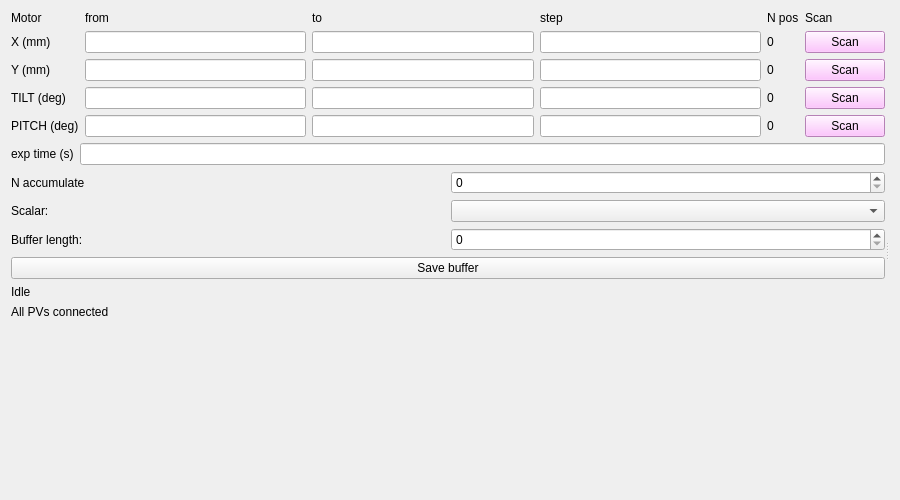
<?xml version="1.0" encoding="UTF-8"?>
<ui version="4.0">
 <class>scalarScanWindow</class>
 <widget class="QWidget" name="scalarScanWindow">
  <property name="geometry">
   <rect><x>0</x><y>0</y><width>900</width><height>500</height></rect>
  </property>
  <property name="windowTitle"><string>Scalar Scan</string></property>
  <layout class="QVBoxLayout" name="scalarscan_outer">
   <item>
    <widget class="QSplitter" name="scalarscan_splitter">
     <property name="orientation"><enum>Qt::Horizontal</enum></property>
     <widget class="QWidget" name="scalarscan_left">
      <layout class="QVBoxLayout" name="scalarscan_left_layout">
       <item>
        <layout class="QGridLayout" name="scalarscan_grid">
         <item row="0" column="0"><widget class="QLabel" name="scalarscan_hdr_0"><property name="text"><string>Motor</string></property></widget></item>
         <item row="0" column="1"><widget class="QLabel" name="scalarscan_hdr_1"><property name="text"><string>from</string></property></widget></item>
         <item row="0" column="2"><widget class="QLabel" name="scalarscan_hdr_2"><property name="text"><string>to</string></property></widget></item>
         <item row="0" column="3"><widget class="QLabel" name="scalarscan_hdr_3"><property name="text"><string>step</string></property></widget></item>
         <item row="0" column="4"><widget class="QLabel" name="scalarscan_hdr_4"><property name="text"><string>N pos</string></property></widget></item>
         <item row="0" column="5"><widget class="QLabel" name="scalarscan_hdr_5"><property name="text"><string>Scan</string></property></widget></item>

         <item row="1" column="0"><widget class="QLabel" name="scalarscan_lbl_axis_X"><property name="text"><string>X (mm)</string></property></widget></item>
         <item row="1" column="1"><widget class="QLineEdit" name="scalarscan_edit_from_X"/></item>
         <item row="1" column="2"><widget class="QLineEdit" name="scalarscan_edit_to_X"/></item>
         <item row="1" column="3"><widget class="QLineEdit" name="scalarscan_edit_step_X"/></item>
         <item row="1" column="4"><widget class="QLabel" name="scalarscan_lbl_npos_X"><property name="text"><string>0</string></property></widget></item>
         <item row="1" column="5"><widget class="QPushButton" name="scalarscan_btn_scan_X"><property name="styleSheet"><string notr="true">background-color: rgb(255, 180, 255);</string></property><property name="text"><string>Scan</string></property></widget></item>

         <item row="2" column="0"><widget class="QLabel" name="scalarscan_lbl_axis_Y"><property name="text"><string>Y (mm)</string></property></widget></item>
         <item row="2" column="1"><widget class="QLineEdit" name="scalarscan_edit_from_Y"/></item>
         <item row="2" column="2"><widget class="QLineEdit" name="scalarscan_edit_to_Y"/></item>
         <item row="2" column="3"><widget class="QLineEdit" name="scalarscan_edit_step_Y"/></item>
         <item row="2" column="4"><widget class="QLabel" name="scalarscan_lbl_npos_Y"><property name="text"><string>0</string></property></widget></item>
         <item row="2" column="5"><widget class="QPushButton" name="scalarscan_btn_scan_Y"><property name="styleSheet"><string notr="true">background-color: rgb(255, 180, 255);</string></property><property name="text"><string>Scan</string></property></widget></item>

         <item row="3" column="0"><widget class="QLabel" name="scalarscan_lbl_axis_TILT"><property name="text"><string>TILT (deg)</string></property></widget></item>
         <item row="3" column="1"><widget class="QLineEdit" name="scalarscan_edit_from_TILT"/></item>
         <item row="3" column="2"><widget class="QLineEdit" name="scalarscan_edit_to_TILT"/></item>
         <item row="3" column="3"><widget class="QLineEdit" name="scalarscan_edit_step_TILT"/></item>
         <item row="3" column="4"><widget class="QLabel" name="scalarscan_lbl_npos_TILT"><property name="text"><string>0</string></property></widget></item>
         <item row="3" column="5"><widget class="QPushButton" name="scalarscan_btn_scan_TILT"><property name="styleSheet"><string notr="true">background-color: rgb(255, 180, 255);</string></property><property name="text"><string>Scan</string></property></widget></item>

         <item row="4" column="0"><widget class="QLabel" name="scalarscan_lbl_axis_PITCH"><property name="text"><string>PITCH (deg)</string></property></widget></item>
         <item row="4" column="1"><widget class="QLineEdit" name="scalarscan_edit_from_PITCH"/></item>
         <item row="4" column="2"><widget class="QLineEdit" name="scalarscan_edit_to_PITCH"/></item>
         <item row="4" column="3"><widget class="QLineEdit" name="scalarscan_edit_step_PITCH"/></item>
         <item row="4" column="4"><widget class="QLabel" name="scalarscan_lbl_npos_PITCH"><property name="text"><string>0</string></property></widget></item>
         <item row="4" column="5"><widget class="QPushButton" name="scalarscan_btn_scan_PITCH"><property name="styleSheet"><string notr="true">background-color: rgb(255, 180, 255);</string></property><property name="text"><string>Scan</string></property></widget></item>
        </layout>
       </item>
       <item>
        <layout class="QHBoxLayout" name="scalarscan_exptime_row">
         <item><widget class="QLabel" name="scalarscan_lbl_exptime"><property name="text"><string>exp time (s)</string></property></widget></item>
         <item><widget class="QLineEdit" name="scalarscan_edit_exptime"/></item>
        </layout>
       </item>
       <item>
        <layout class="QHBoxLayout" name="scalarscan_naccum_row">
         <item><widget class="QLabel" name="scalarscan_lbl_naccum"><property name="text"><string>N accumulate</string></property></widget></item>
         <item><widget class="QSpinBox" name="scalarscan_spin_naccum"/></item>
        </layout>
       </item>
       <item>
        <layout class="QHBoxLayout" name="scalarscan_scalar_row">
         <item><widget class="QLabel" name="scalarscan_lbl_scalar"><property name="text"><string>Scalar:</string></property></widget></item>
         <item><widget class="QComboBox" name="scalarscan_combo_scalar"/></item>
        </layout>
       </item>
       <item>
        <layout class="QHBoxLayout" name="scalarscan_buflen_row">
         <item><widget class="QLabel" name="scalarscan_lbl_buflen"><property name="text"><string>Buffer length:</string></property></widget></item>
         <item><widget class="QSpinBox" name="scalarscan_spin_buflen"/></item>
        </layout>
       </item>
       <item>
        <widget class="QPushButton" name="scalarscan_btn_save"><property name="text"><string>Save buffer</string></property></widget>
       </item>
       <item>
        <widget class="QLabel" name="scalarscan_lbl_status"><property name="text"><string>Idle</string></property></widget>
       </item>
       <item>
        <widget class="QLabel" name="scalarscan_lbl_pv_status">
         <property name="text"><string>All PVs connected</string></property>
         <property name="wordWrap"><bool>true</bool></property>
        </widget>
       </item>
       <item>
        <spacer name="scalarscan_left_spacer">
         <property name="orientation"><enum>Qt::Vertical</enum></property>
         <property name="sizeHint"><size><width>20</width><height>40</height></size></property>
        </spacer>
       </item>
      </layout>
     </widget>
     <widget class="QWidget" name="scalarscan_right">
      <layout class="QVBoxLayout" name="scalarscan_right_layout">
       <item><widget class="PlotWidget" name="scalarscan_plot_top"/></item>
       <item><widget class="PlotWidget" name="scalarscan_plot_bottom"/></item>
      </layout>
     </widget>
    </widget>
   </item>
  </layout>
 </widget>
 <customwidgets>
  <customwidget>
   <class>PlotWidget</class>
   <extends>QWidget</extends>
   <header>pyqtgraph</header>
  </customwidget>
 </customwidgets>
 <resources/>
 <connections/>
</ui>
